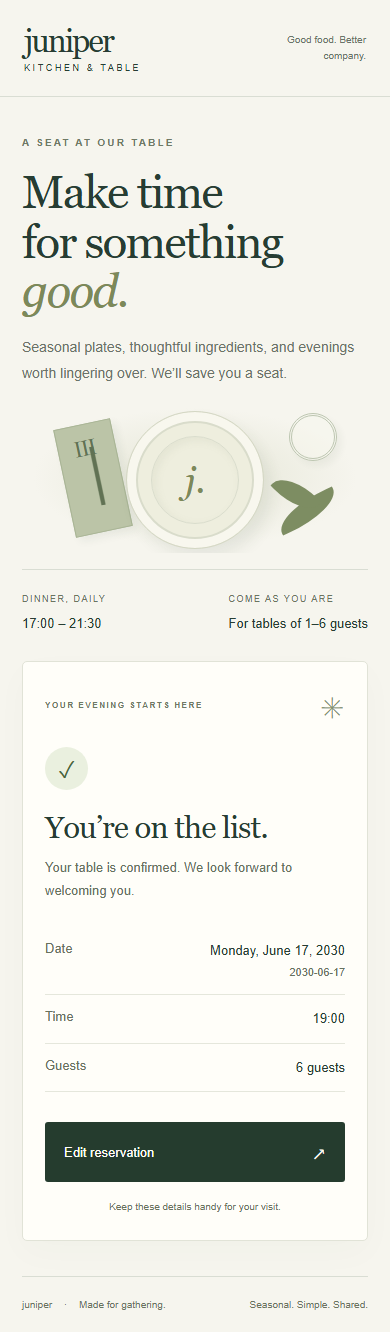
#> input picture app/packages/benchmark/evidence/codex-a-pair-v2/posthoc/pilot-01/confirmation-before-reload.png, 390 x 1332 px, given in place of f5.png, which was not available
$ python spikes.py ../../../app/packages/benchmark/evidence/codex-a-pair-v2/posthoc/pilot-01 5 5
#> lines starting #> are read from the running program, lines starting #| are printed output that depends on the picture
# QA (c): frame-difference spike scan. d[n] = mean |frame n - frame n-1|; a spike is d[n] > 3x max(d[n-1], d[n+1])
# (and above a small absolute floor so near-static noise is not flagged). usage: spikes.py <dir with f<N>.png> <first> <last>
import sys, os
import numpy as np
from PIL import Image
d, a, b = sys.argv[1], int(sys.argv[2]), int(sys.argv[3])
def load(n):
#> called with n = 5
    return np.asarray(Image.open(os.path.join(d, f'f{n}.png')).convert('L'), dtype=np.float32)
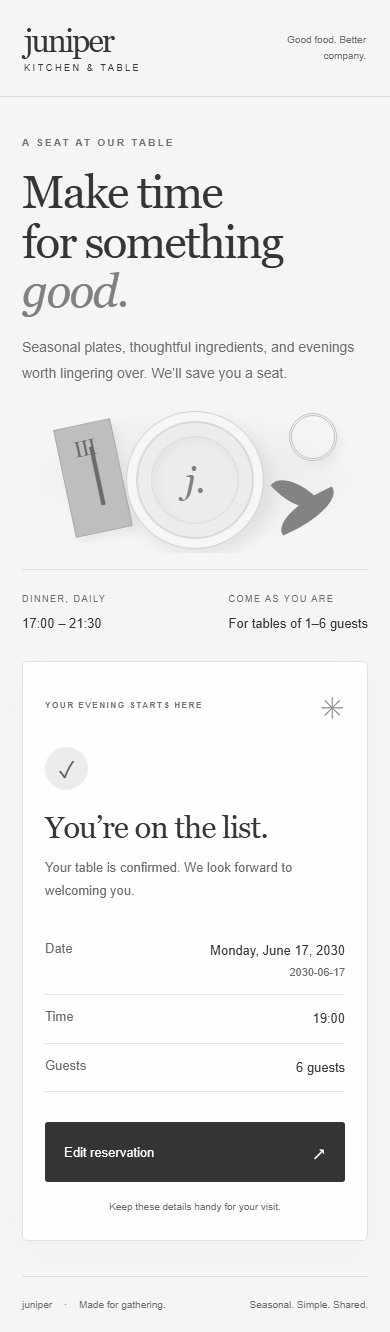
#> returned value: shape (1332, 390) float32; min 52, max 254, mean 235.1
prev = load(a)
diffs = {}
for n in range(a + 1, b + 1):
    cur = load(n)
    diffs[n] = float(np.abs(cur - prev).mean())
    prev = cur
spikes = []
for n in range(a + 2, b):
    nb = max(diffs[n - 1], diffs[n + 1])
    if diffs[n] > 3 * nb and diffs[n] > 0.35:
        spikes.append((n, diffs[n], nb))
#> (the run stopped early here; a loop or call above may not have finished)

$ run again, on app/packages/benchmark/evidence/codex-a-pair-v2/posthoc/pilot-01/viewport-390.png
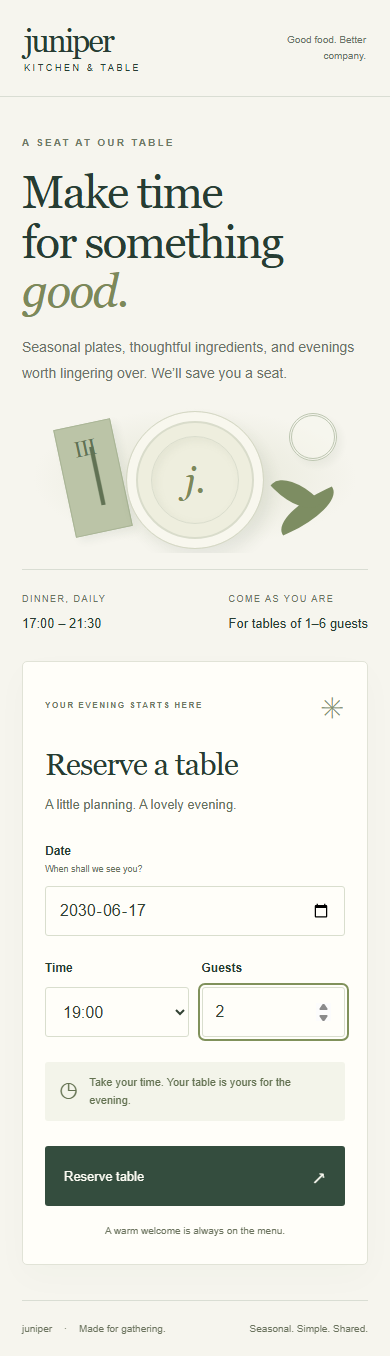
#> input picture app/packages/benchmark/evidence/codex-a-pair-v2/posthoc/pilot-01/viewport-390.png, 390 x 1356 px, given in place of f5.png, which was not available
#> in load, `return np.asarray(Image.open(os.path.join(d, f'f{n}.png')).convert('L'..`:
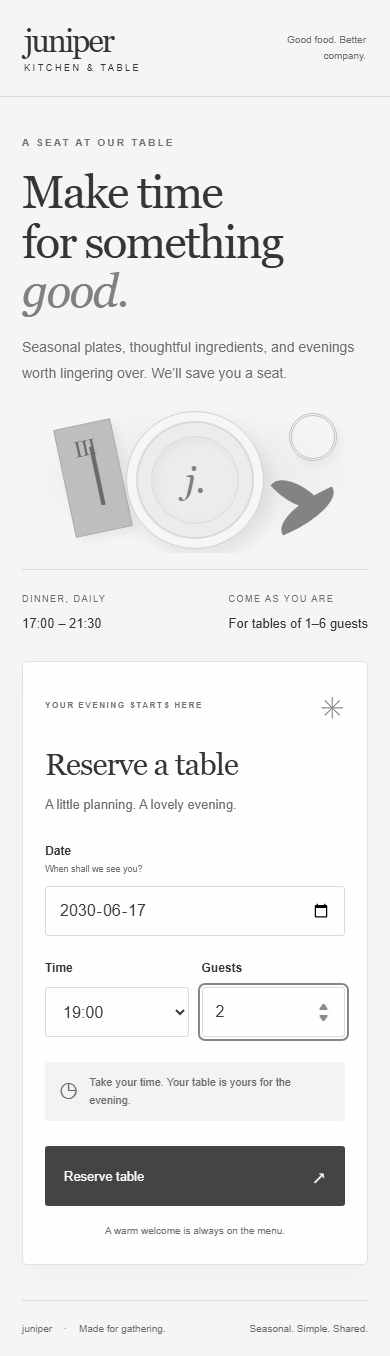
#> returned value: shape (1356, 390) float32; min 0, max 254, mean 235.3
